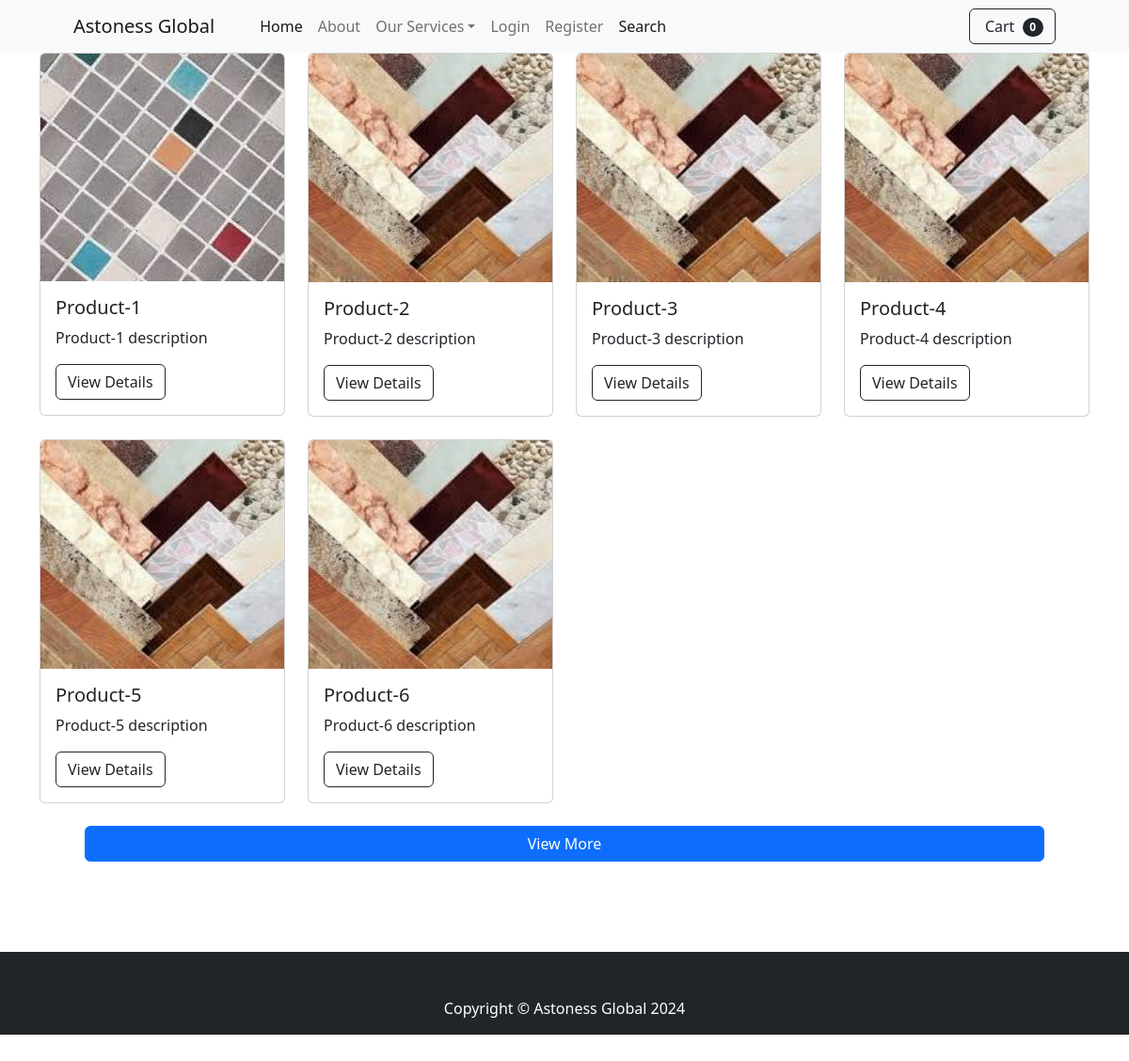
The page / on the database its author committed.
### core/models.py (models this page shows, shortened)
class Product(models.Model):
    name = models.CharField(max_length=100)
    description = models.TextField()
    price = models.DecimalField(max_digits=10, decimal_places=2)
    quantity = models.PositiveIntegerField(default=0)

class ProductImage(models.Model):
    product = models.ForeignKey(Product, related_name='images', on_delete=models.CASCADE)
    image = models.ImageField(upload_to='product_images/', default="images/download (3).jpeg/")

### core/views.py (the view)
# urls.py: path('', views.index, name='index'),
def index(request):
    products = Product.objects.all()[:6]
    context = {
        'products' : products
    }
    return render(request, 'core/index.html', context)

### core/templates/core/index.html (shortened to what this page needs)
{% extends 'base.html' %}
{% load static %}
{% block content %}
    <div class="row">
        {% for product in products %}
            <div class="col-md-4 col-lg-3 mb-4">
                <div class="card">
                    {% if product.images.first %}
                        <img class="card-img-top" src="{{ product.images.first.image.url }}" alt="{{product.name}} image" />
			        {% else %}
                        <img class="card-img-top" src="{% static 'images/tiles.jpeg' %}" alt="{{product.name}} image" />
                    {% endif %}
                    <div class="card-body">
                        <h5 class="card-title">{{ product.name }}</h5>
                        <p class="card-text">{{ product.description }}</p>
                        <a href="{% url 'product' product.id %}" class="btn btn-outline-dark">View Details</a>
                    </div>
                </div>
            </div>
        {% empty %}
            <h3>
                No products to show
            </h3>
        {% endfor %}
    </div>
    <div class="row mx-5 pb-5">
        <a href="{% url 'products' %}" class="btn btn-primary">View More</a>
    </div>
{% endblock %}

### templates/base.html (shortened to what this page needs)
{% load static %}
<!DOCTYPE html>
<html lang="en">
<head>
    <link rel="stylesheet" href="https://cdn.jsdelivr.net/npm/bootstrap@5.2.3/dist/css/bootstrap.min.css">
    <link rel="stylesheet" type="text/css" href="{% static 'css/style.css' %}">
</head>
<body>
    {% include 'navbar.html' %}
    <main class="container mb-5">
        {% block content %}
        {% endblock %}
    </main>
    {% include 'foot.html' %}
</body>
</html>

### templates/navbar.html (shortened to what this page needs)
<nav class="navbar navbar-expand-lg navbar-light bg-light sticky-top">
    <div class="container px-4 px-lg-5">
        <a class="navbar-brand" href="{% url 'index' %}">Astoness Global</a>
        <div class="collapse navbar-collapse" id="navbarSupportedContent">
            <ul class="navbar-nav me-auto mb-2 mb-lg-0 ms-lg-4">
                <li class="nav-item"><a class="nav-link active" aria-current="page" href="#">Home</a></li>
                <li class="nav-item"><a class="nav-link" href="#">About</a></li>
                <li class="nav-item dropdown">
                    <a class="nav-link dropdown-toggle" id="navbarDropdown" href="#" data-bs-toggle="dropdown" aria-expanded="false">Our Services</a>
                </li>
                {% if user.is_authenticated %}
                <li class="nav-item dropdown">
                    <a class="nav-link dropdown-toggle" id="navbarDropdown" href="#" role="button" data-bs-toggle="dropdown" aria-expanded="false">Profile</a>
                    <ul class="dropdown-menu" aria-labelledby="navbarDropdown">
                        <li><a class="dropdown-item" href="#">User Profile</a></li>
                        <li><hr class="dropdown-divider" /></li>
                        <li><a class="dropdown-item" href="#">User Info</a></li>
                    </ul>
                </li>
                <li class="nav-item"><a class="nav-link" href="#">Logout</a></li>
                {% else %}
                <li class="nav-item"><a class="nav-link" href="#">Login</a></li>
                <li class="nav-item"><a class="nav-link" href="#">Register</a></li>
                {% endif %}
                <li class="nav-item"><a class="nav-link active" aria-current="page" href="#">Search</a></li>
            </ul>
            <form class="d-flex">
<a href="#" class="btn btn-outline-dark">
                    Cart
<span class="badge bg-dark text-white ms-1 rounded-pill" id="cart_quantity">{{ cart|length }}
</span></a>
            </form>
        </div>
    </div>
</nav>

### templates/foot.html (shortened to what this page needs)
{% load static %}
<footer class="pt-5 bg-dark foot mt-5">
    <div class="container"><p class="m-0 pb-3 text-center text-white">Copyright &copy; Astoness Global 2024</p></div>
</footer>

### templates/base.html (style rules this page uses)
html { position: relative; min-height: 100%; }
body { margin-bottom: 60px; }

### rows shown on the page
Product: images.first.image (picture), name "Product-1", description "Product-1 description"
Product: name "Product-2", description "Product-2 description"
Product: name "Product-3", description "Product-3 description"
Product: name "Product-4", description "Product-4 description"
Product: name "Product-5", description "Product-5 description"
Product: name "Product-6", description "Product-6 description"

### other values the page prints
{{ cart|length }} "0"
